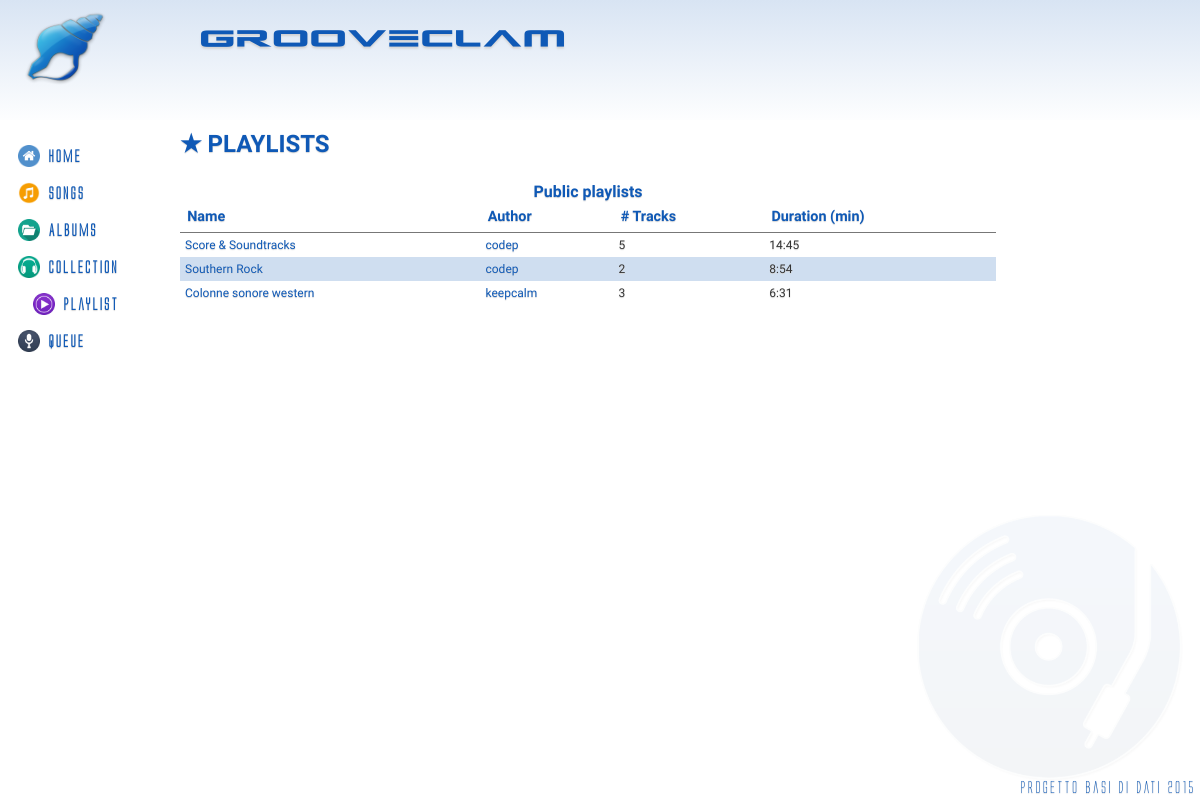
The app's page /?controller=playlist&action=index, older data.
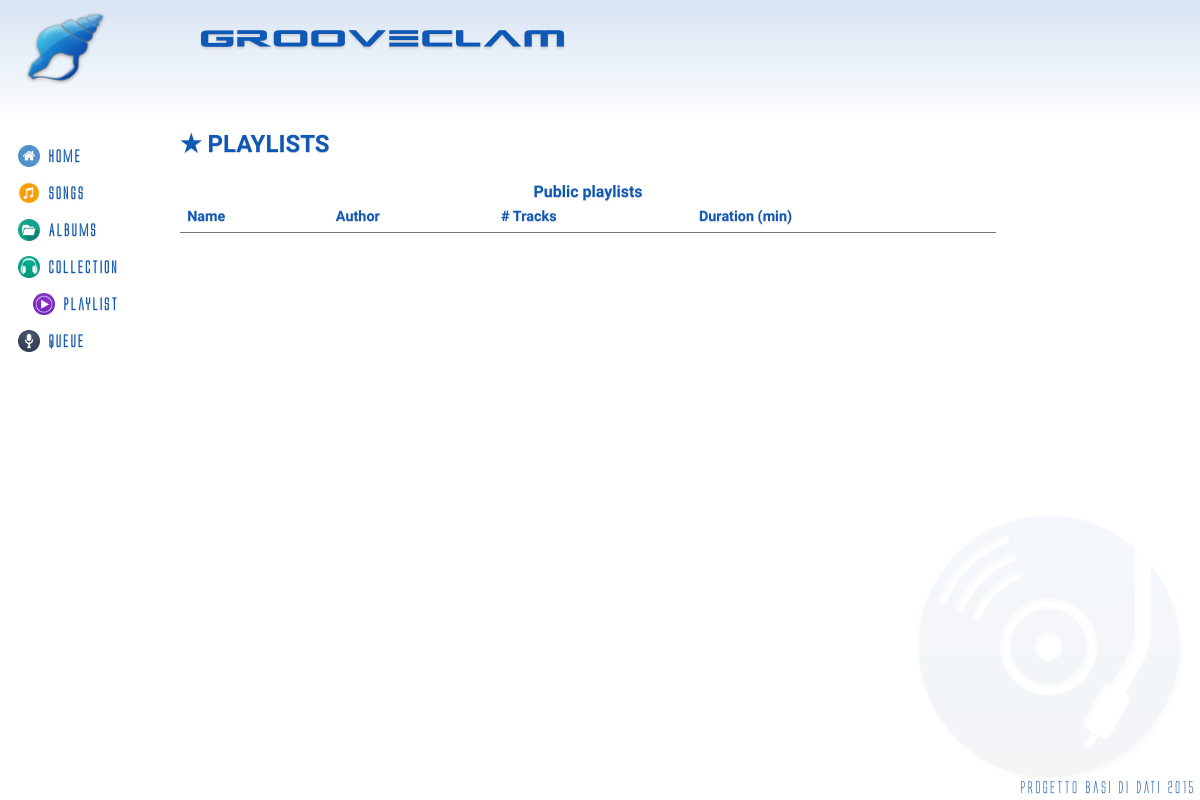
The same page, newer data.
### tables this page shows
CREATE TABLE IF NOT EXISTS `Playlist` (
	`IdPlaylist` INT(11) NOT NULL AUTO_INCREMENT,
	`IdUtente` INT(11) NOT NULL,
	`Nome` VARCHAR(40) NOT NULL,
    `Privata` BOOLEAN DEFAULT FALSE,
	PRIMARY KEY(`IdPlaylist`),
	FOREIGN KEY(`IdUtente`) REFERENCES Utenti(`IdUtente`) ON DELETE CASCADE ON UPDATE CASCADE
);

CREATE TABLE IF NOT EXISTS `Utenti` (
	`IdUtente` INT(11) NOT NULL AUTO_INCREMENT,
	`Nome` VARCHAR(40) DEFAULT NULL,
	`Cognome` VARCHAR(40) DEFAULT NULL,
	`Email` VARCHAR(40) NOT NULL,
	`Amministratore` BOOLEAN NOT NULL,
	`Username` VARCHAR(40) NOT NULL,
	`Password` VARCHAR(40) NOT NULL,
	PRIMARY KEY(`IdUtente`),
	UNIQUE(`Username`)
);

### controllers/playlist_controller.php (called while the page is built, shortened)
<?php
class PlaylistController {
	public function index() {
		$playlists = Playlist::all();
		require_once('views/playlist/index.php');
	}
}
?>

### index.php (called while the page is built, shortened)
<?php
require_once('views/layout.php');
?>

### models/playlist.php (called while the page is built, shortened)
<?php
class Playlist {
	private $id;
	private $name;
	private $owner;
	public function __construct($id, $name, $owner, $songs, $domain) {
		$this->id = $id;
		$this->name = $name;
		$this->owner = $owner;
	}
	public function id() {
		return $this->id;
	}
	public function name() {
		return $this->name;
	}
	public function owner() {
		return $this->owner;
	}
	public function stats($id) {
		$dur = 0;
		$id = intval($id);
		$db = Db::getInstance();
		$req = $db->prepare('SELECT s.Durata FROM Brani s INNER JOIN BraniPlaylist p ON(s.IdBrano = p.IdBrano) WHERE p.IdPlaylist = :id');
		$req->execute(array('id' => $id));
		$res = $req->fetchAll();
		foreach ($res as $duration) {
            $dur += $duration['Durata'];
		}
		$dur = floor($dur / 60).":".($dur % 60);
		return array('count' => count($res), 'duration' => $dur);
	}
	public static function all() {
		$list = array();
		$db = Db::getInstance();
		$req = $db->query('SELECT p.*, u.Username FROM Playlist p INNER JOIN Utenti u ON(p.IdUtente = u.IdUtente) WHERE p.Privata = FALSE');
		foreach($req->fetchAll() as $playlist) {
			$list[] = new Playlist($playlist['IdPlaylist'], $playlist['Nome'], array('IdUtente' => $playlist['IdUtente'], 'Username' => $playlist['Username']), array(), 0);
		}
		return $list;
	}
}
?>

### views/playlist/index.php (the view, shortened to what this page needs)
<h2>&#9733; PLAYLISTS</h2>
<table class="table">
    <caption>Public playlists</caption>
    <thead>
	    <tr>
		    <th>Name</th>
		    <th>Author</th>
		    <th># Tracks</th>
		    <th>Duration (min)</th>
	    </tr>
    </thead>
    <tbody>
        <?php foreach($playlists as $playlist) { ?>
	        <tr>
		        <td><a href='?controller=playlist&action=show&id=<?php echo $playlist->id(); ?>'><?php echo $playlist->name(); ?></a></td>
		        <td><a href='?controller=user&action=show&id=<?php $owner = $playlist->owner(); echo $owner['IdUtente']; ?>'><?php echo $owner['Username']; ?></a></td>
		        <td><?php $stats = $playlist->stats($playlist->id()); echo $stats['count']; ?></td>
		        <td><?php echo $stats['duration']; ?></td>
	        </tr>
        <?php } ?>
    </tbody>
</table>

Row changes from the older to the newer data that the page shows:
removed playlist: Nome "Score & Soundtracks", Username "codep", count "5", duration "14:45"
removed playlist: Nome "Southern Rock", Username "codep", count "2", duration "8:54"
removed playlist: Nome "Colonne sonore western", IdUtente.Username "keepcalm", count "3", duration "6:31"
